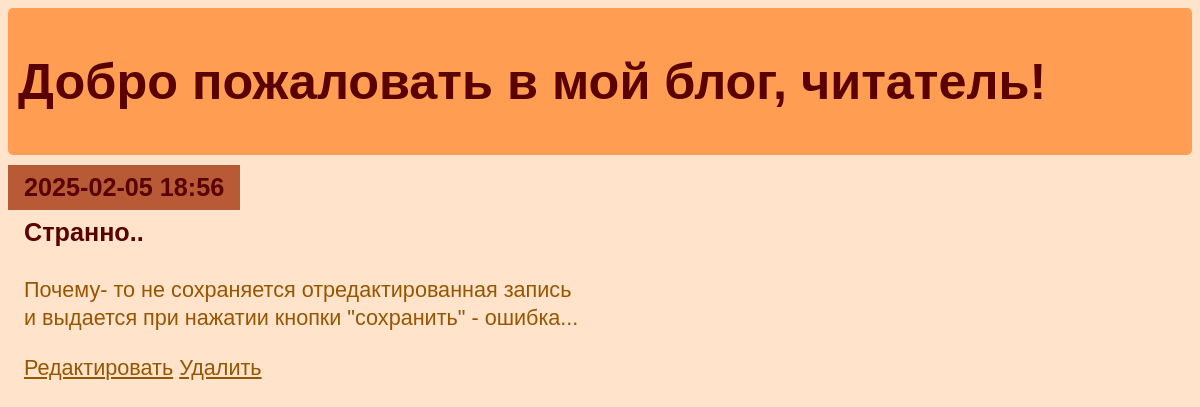
/entry/3, run on the app's committed database.
### entries/models.py (models this page shows, shortened)
class Entry(models.Model):
   title = models.CharField(max_length=200)
   content = models.TextField()
   date_created = models.DateTimeField(default=timezone.now)
   class Meta:
       verbose_name_plural = "Entries"

### entries/views.py (the view)
class EntryDetailView(DetailView):
   model = Entry

### entries/templates/entries/entry_detail.html
{% extends "entries/base.html" %}
{% block content %}
   <article>
       <h2>{{ entry.date_created|date:'Y-m-d H:i' }}</h2>
        <div class="block">
            <h3>{{ entry.title }}</h3>
            <p>{{ entry.content }}</p>
        </div>
   </article>
   <p>
        <a href="{% url 'entry-update' entry.id %}">Редактировать</a>
        <a href="{% url 'entry-delete' entry.id %}">Удалить</a>
    </p>
{% endblock %}

### entries/static/css/diary_blog.css (style rules this page uses)
* { display: flexbox; box-sizing: border-box; }
body { background-color: #ffe3ca; color: rgb(90, 1, 1); font-family: sans-serif; font-size: 18px; }
a { color: inherit; }
h2, h3 { font-size: 1.4em; margin: 0; display: inline-block; padding: 0.5rem 1rem; vertical-align: top; }
h2 { background-color: rgb(183, 90, 53); }
.block { width: 100%; }
article { margin-bottom: 0.5rem; }
p { font-size: 1.2em; padding-left: 1rem; line-height: 1.3em; max-width: 36rem; color: rgb(151, 86, 0); }

### data on the page
Entry: date_created "2025-02-05 18:56", title "Странно..", content "Почему- то не сохраняется отредактированная запись и выдается при нажатии кнопки \"сохранить\" - ошибка..."
